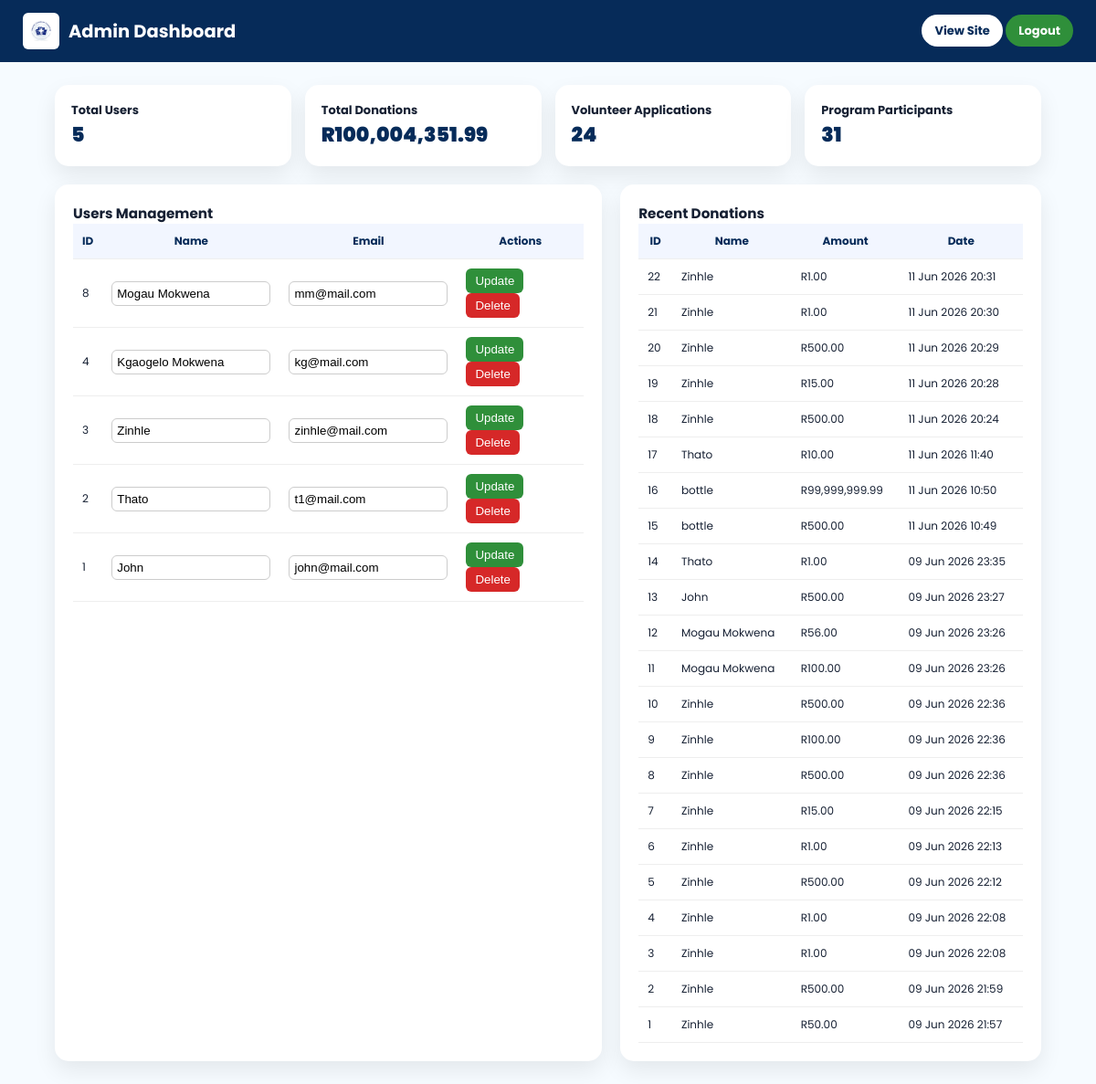
/dashboard.php (signed in), run on the app's committed database.
### tables this page shows
CREATE TABLE `users` (
  `id` int(11) NOT NULL,
  `name` varchar(100) NOT NULL,
  `email` varchar(100) NOT NULL,
  `password` varchar(100) NOT NULL,
  `role` varchar(100) NOT NULL
);

CREATE TABLE `donations` (
  `donation_id` int(11) NOT NULL,
  `name` varchar(100) NOT NULL,
  `amount` decimal(10,2) NOT NULL,
  `donation_date` timestamp NOT NULL DEFAULT current_timestamp() ON UPDATE current_timestamp()
);

### dashboard.php (the view, shortened to what this page needs)
<?php
include 'connect.php';
$users = $conn->query("SELECT * FROM users ORDER BY id DESC");
$donations = $conn->query("
    SELECT donation_id, name, amount, donation_date
    FROM donations
    ORDER BY donation_date DESC
");
$totalResult = $conn->query("SELECT SUM(amount) AS total FROM donations");
$totalDonations = $totalResult->fetch_assoc()['total'] ?? 0;
?>
<!DOCTYPE html>
<html lang="en">
<head>
</head>
<body>
<div class="topbar">
  <div class="brand">
    <img src="thelogo.png">
    <h2>Admin Dashboard</h2>
  </div>
  <div>
    <a class="btn white" href="home_dashboard.php">View Site</a>
    <a class="btn green" href="?logout=1">Logout</a>
  </div>
</div>
<div class="container">
<div class="stats">
  <div class="card">
    <h4>Total Users</h4>
    <div class="number"><?= $users->num_rows ?></div>
  </div>
  <div class="card">
    <h4>Total Donations</h4>
    <div class="number">R<?= number_format($totalDonations,2) ?></div>
  </div>
  <div class="card">
    <h4>Volunteer Applications</h4>
    <div class="number">24</div>
  </div>
  <div class="card">
    <h4>Program Participants</h4>
    <div class="number">31</div>
  </div>
</div>
<div class="grid">
<div class="panel">
<h3>Users Management</h3>
<table>
<tr>
  <th>ID</th>
  <th>Name</th>
  <th>Email</th>
  <th>Actions</th>
</tr>
<?php while($u = $users->fetch_assoc()): ?>
<tr>
<form method="POST">
  <td><?= $u['id'] ?></td>
  <td><input name="name" value="<?= htmlspecialchars($u['name']) ?>"></td>
  <td><input name="email" value="<?= htmlspecialchars($u['email']) ?>"></td>
  <td>
    <button class="update" name="update">Update</button>
    <button class="delete" name="delete" onclick="return confirm('Delete user?')">Delete</button>
  </td>
</form>
</tr>
<?php endwhile; ?>
</table>
</div>
<div class="panel">
<h3>Recent Donations</h3>
<table>
<tr>
  <th>ID</th>
  <th>Name</th>
  <th>Amount</th>
  <th>Date</th>
</tr>
<?php while($d = $donations->fetch_assoc()): ?>
<tr>
  <td><?= $d['donation_id'] ?></td>
  <td><?= htmlspecialchars($d['name']) ?></td>
  <td>R<?= number_format($d['amount'],2) ?></td>
  <td><?= date("d M Y H:i", strtotime($d['donation_date'])) ?></td>
</tr>
<?php endwhile; ?>
</table>
</div>
</div>
</div>
</body>
</html>

### dashboard.php (style rules this page uses)
* { margin:0;padding:0;box-sizing:border-box; }
body { font-family:'Poppins',sans-serif;background:#f6fbff;color:#162033;font-size:13px; }
.topbar { background:#062b59; color:#fff; display:flex; justify-content:space-between; align-items:center; padding:14px 25px; }
.brand { display:flex;align-items:center;gap:10px; }
.brand img { width:40px;background:#fff;padding:4px;border-radius:6px; }
.btn { padding:8px 14px; border-radius:999px; text-decoration:none; font-weight:700; }
.btn.white { background:#fff;color:#062b59; }
.btn.green { background:#2f8f3a;color:#fff; }
.container { width:90%;margin:25px auto; }
.stats { display:grid; grid-template-columns:repeat(4,1fr); gap:15px; margin-bottom:20px; }
.card { background:#fff; padding:18px; border-radius:15px; box-shadow:0 10px 25px rgba(0,0,0,0.08); }
.number { font-size:22px;font-weight:900;color:#062b59; }
.grid { display:grid; grid-template-columns:1.3fr 1fr; gap:20px; }
.panel { background:#fff; padding:20px; border-radius:15px; box-shadow:0 10px 25px rgba(0,0,0,0.08); }
table { width:100%; border-collapse:collapse; }
th,td { padding:10px; border-bottom:1px solid #eee; font-size:12px; }
th { background:#f2f6ff;color:#062b59; }
input { width:100%; padding:5px; border:1px solid #ccc; border-radius:6px; }
button { padding:6px 10px; border:none; border-radius:6px; cursor:pointer; }
.update { background:#2f8f3a;color:#fff; }
.delete { background:#d62828;color:#fff; }

### data on the page
users: id "8", name "Mogau Mokwena", email "mm@mail.com"
users: id "4", name "Kgaogelo Mokwena", email "kg@mail.com"
users: id "3", name "Zinhle", email "zinhle@mail.com"
users: id "2", name "Thato", email "t1@mail.com"
users: id "1", name "John", email "john@mail.com"
donations: donation_id "22", name "Zinhle", amount "1.00", donation_date "11 Jun 2026 20:31"
donations: donation_id "21", name "Zinhle", amount "1.00", donation_date "11 Jun 2026 20:30"
donations: donation_id "20", name "Zinhle", amount "500.00", donation_date "11 Jun 2026 20:29"
donations: donation_id "19", name "Zinhle", amount "15.00", donation_date "11 Jun 2026 20:28"
donations: donation_id "18", name "Zinhle", amount "500.00", donation_date "11 Jun 2026 20:24"
donations: donation_id "17", name "Thato", amount "10.00", donation_date "11 Jun 2026 11:40"
donations: donation_id "16", name "bottle", amount "99,999,999.99", donation_date "11 Jun 2026 10:50"
donations: donation_id "15", name "bottle", amount "500.00", donation_date "11 Jun 2026 10:49"
donations: donation_id "14", name "Thato", amount "1.00", donation_date "09 Jun 2026 23:35"
donations: donation_id "13", name "John", amount "500.00", donation_date "09 Jun 2026 23:27"
donations: donation_id "12", name "Mogau Mokwena", amount "56.00", donation_date "09 Jun 2026 23:26"
donations: donation_id "11", name "Mogau Mokwena", amount "100.00", donation_date "09 Jun 2026 23:26"
donations: donation_id "10", name "Zinhle", amount "500.00", donation_date "09 Jun 2026 22:36"
donations: donation_id "9", name "Zinhle", amount "100.00", donation_date "09 Jun 2026 22:36"
donations: donation_id "8", name "Zinhle", amount "500.00", donation_date "09 Jun 2026 22:36"
donations: donation_id "7", name "Zinhle", amount "15.00", donation_date "09 Jun 2026 22:15"
donations: donation_id "6", name "Zinhle", amount "1.00", donation_date "09 Jun 2026 22:13"
donations: donation_id "5", name "Zinhle", amount "500.00", donation_date "09 Jun 2026 22:12"
donations: donation_id "4", name "Zinhle", amount "1.00", donation_date "09 Jun 2026 22:08"
donations: donation_id "3", name "Zinhle", amount "1.00", donation_date "09 Jun 2026 22:08"
donations: donation_id "2", name "Zinhle", amount "500.00", donation_date "09 Jun 2026 21:59"
donations: donation_id "1", name "Zinhle", amount "50.00", donation_date "09 Jun 2026 21:57"

### other printed values
$users->num_rows "5"
$totalDonations "100,004,351.99"
